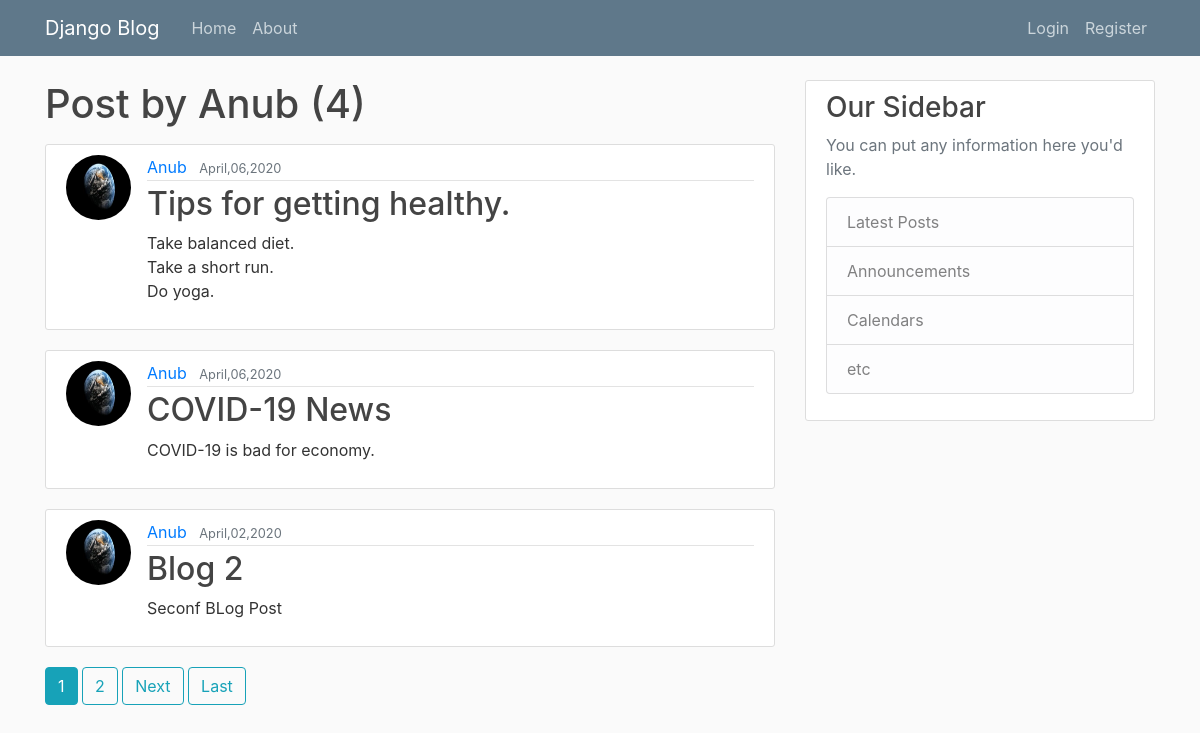
/user/Anub, run on the app's committed database.
### blog/models.py (models this page shows, shortened)
class Post(models.Model):
    title= models.CharField(max_length=100)
    content= models.TextField()
    date_posted =models.DateTimeField(default=timezone.now)
    author = models.ForeignKey(User,on_delete=models.CASCADE)

### users/models.py (models this page shows, shortened)
class Profile(models.Model):
    user=models.OneToOneField(User,on_delete=models.CASCADE)
    image= models.ImageField(default='default.jpg',upload_to='profile_pics')

### blog/views.py (the view)
# urls.py: path('user/<str:username>', UserPostListView.as_view(), name='user-posts'),
class UserPostListView(ListView):
    model = Post
    template_name = 'blog/user_posts.html'  # <app>/<model>_<viewtype>.html
    context_object_name = 'posts'
    paginate_by = 3
    def get_queryset(self):
        user = get_object_or_404(User, username=self.kwargs.get('username'))
        return Post.objects.filter(author=user).order_by('-date_posted')

### blog/templates/blog/user_posts.html (shortened to what this page needs)
{% extends "blog/base.html"%}
{%block content%}
<h1 class="mb-3">Post by {{ view.kwargs.username}} ({{ page_obj.paginator.count }})</h1>
    {% for post in posts%}
        <article class="media content-section"  >
          <img  class="rounded-circle article-img" src="{{post.author.profile.image.url}}"  >
          <div class="media-body">
            <div class="article-metadata">
              <a class="mr-2" href="{% url 'user-posts' post.author.username %}">{{ post.author }}</a>
              <small class="text-muted">{{ post.date_posted | date:"F,d,Y"}}</small>
            </div>
            <h2><a class="article-title" href="{%url 'post-detail' post.id %}">{{ post.title }}</a></h2>
            <p class="article-content">{{ post.content }}</p>
          </div>
        </article>
    {% endfor %}
    {% if is_paginated %}
      {% for num in page_obj.paginator.page_range %}
        {% if page_obj.number == num %}
          <a class="btn btn-info mb-4" href="?page={{ num }}">{{ num }}</a>
        {% elif num > page_obj.number|add:'-3' and num < page_obj.number|add:'3' %}
          <a class="btn btn-outline-info mb-4" href="?page={{ num }}">{{ num }}</a>
        {% endif %}
      {% endfor %}
      {% if page_obj.has_next %}
        <a class="btn btn-outline-info mb-4" href="?page={{ page_obj.next_page_number }}">Next</a>
        <a class="btn btn-outline-info mb-4" href="?page={{ page_obj.paginator.num_pages }}">Last</a>
      {% endif %}
    {% endif %}
{% endblock content %}

### data on the page
Post: author.profile.image (picture), author "Anub", date_posted "April,06,2020", title "Tips for getting healthy.", content "Take balanced diet. Take a short run. Do yoga."
Post: author.profile.image (picture), author "Anub", date_posted "April,06,2020", title "COVID-19 News", content "COVID-19 is bad for economy."
Post: author.profile.image (picture), author "Anub", date_posted "April,02,2020", title "Blog 2", content "Seconf BLog Post"

### other printed values
{{ view.kwargs.username }} "Anub"
{{ page_obj.paginator.count }} "4"
{{ num }} "1"
{{ num }} "2"
